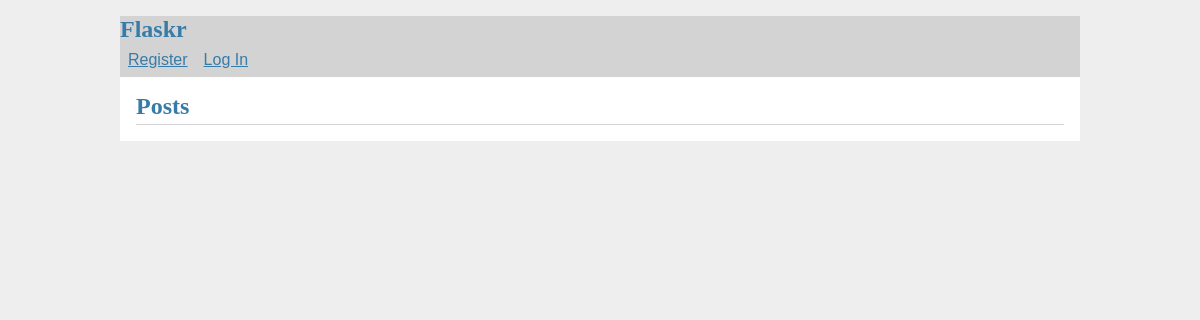
Before: / with the older database file.
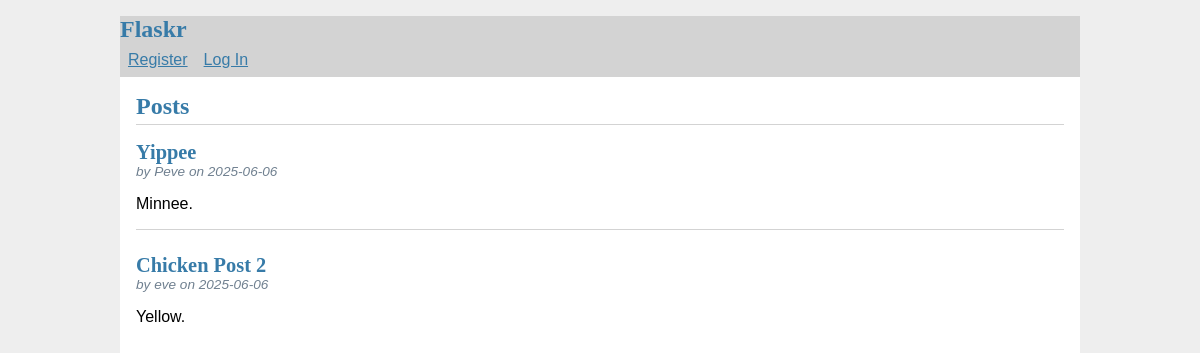
After: the same page with the newer database file.
### tables this page shows
CREATE TABLE post (
    id INTEGER PRIMARY KEY AUTOINCREMENT,
    author_id INTEGER NOT NULL,
    created TIMESTAMP NOT NULL DEFAULT CURRENT_TIMESTAMP,
    title TEXT NOT NULL,
    body TEXT NOT NULL,
    FOREIGN KEY (author_id) REFERENCES user (id)
);

CREATE TABLE user (
    id INTEGER PRIMARY KEY AUTOINCREMENT,
    username TEXT UNIQUE NOT NULL,
    password TEXT NOT NULL
);

### flaskr/blog.py (the view)
@bp.route('/')
def index():
    db = get_db()
    posts = db.execute(
        'SELECT p.id, title, body, created, author_id, username'
        ' FROM post p JOIN user u ON p.author_id = u.id'
        ' ORDER BY created DESC'
    ).fetchall()
    return render_template('blog/index.html', posts=posts)

### flaskr/auth.py (called while the page is built)
@bp.before_app_request
def load_logged_in_user():
    user_id = session.get('user_id')
    if user_id is None:
        g.user = None
    else:
        g.user = get_db().execute(
            'SELECT * FROM user WHERE id = ?', (user_id,)
        ).fetchone()

### flaskr/db.py (called while the page is built)
def get_db():
    if 'db' not in g:
        g.db = sqlite3.connect(
            current_app.config['DATABASE'],
            detect_types=sqlite3.PARSE_DECLTYPES
        )
        g.db.row_factory = sqlite3.Row
    return g.db

### flaskr/templates/blog/index.html (shortened to what this page needs)
{% extends 'base.html' %}
{% block header %}
    <h1>{% block title %}Posts{% endblock %}</h1>
{% endblock %}
{% block content %}
    {% for post in posts %}
        <article class="post">
            <header>
                <div>
                    <h1>{{ post['title'] }}</h1>
                    <div class="about">by {{ post['username'] }} on {{ post['created'].strftime('%Y-%m-%d') }}</div>
                </div>
            </header>
            <p class="body">{{ post['body'] }}</p>
        </article>
        {% if not loop.last %}
            <hr>
        {% endif %}
    {% endfor %}
{% endblock %}

### flaskr/templates/base.html (shortened to what this page needs)
<!DOCTYPE html>
<link rel="stylesheet" href="{{ url_for('static', filename='style.css')}}">
<nav>
    <h1>Flaskr</h1>
    <ul>
        {% if g.user %}
            <li><span>{{ g.user['username'] }}</span></li>
            <li><a href="{{ url_for('auth.logout')}}">Log Out</a></li>
        {% else %}
            <li><a href="{{ url_for('auth.register') }}">Register</a></li>
            <li><a href="{{ url_for('auth.login') }}">Log In</a></li>
        {% endif %}
    </ul>
</nav>
<section class="content">
    <header>
        {% block header %}{% endblock %}
    </header>
    {% block content %}{% endblock %}
</section>

### flaskr/static/style.css (style rules this page uses)
h1 { font-family: serif; color: #377ba8; margin: 1rem 0; }
a { color: #377ba8; }
hr { border: none; border-top: 1px solid lightgray; }
nav { background: lightgray; }
nav h1 { flex: auto; margin: 0; }
nav ul { display: flex; list-style: none; margin: 0; padding: 0; }
nav ul li a, nav ul li span, header .action { display: block; padding: 0.5rem; }
.content { padding: 0 1rem 1rem; }
.content > header { border-bottom: 1px solid lightgray; display: flex; align-items: flex-end; }
.content > header h1 { flex: auto; margin: 1rem 0 0.25rem 0; }
.post > header { display: flex; align-items: flex-end; font-size: 0.85em; }
.post > header > div:first-of-type { flex: auto; }
.post > header h1 { font-size: 1.5em; margin-bottom: 0; }
.post .about { color: slategray; font-style: italic; }
.post .body { white-space: pre-line; }
.content:last-child { margin-bottom: 0; }

Changed rows visible on the page:
added post: title "Yippee", username "Peve", created "2025-06-06", body "Minnee."
added post: title "Chicken Post 2", username "eve", created "2025-06-06", body "Yellow."
